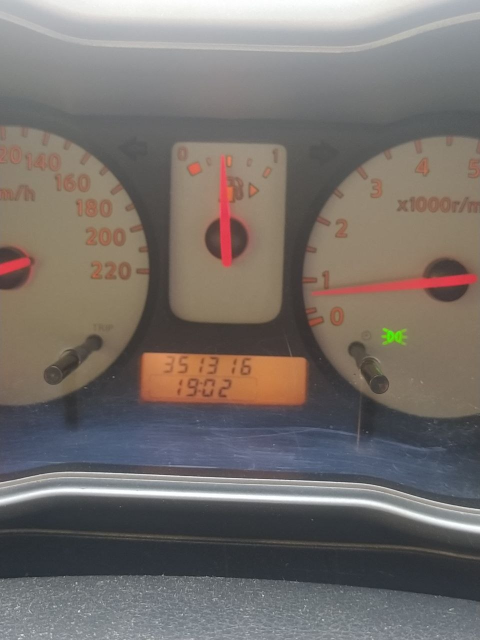
#> input picture test_photos/00486fb2-b993-4947-a6c4-4af03f8997cd.jpg, 960 x 1280 px (shown at 1/2 size)
$ python -i ocr_full_debug.py   (imports and definitions only)
#> lines starting #> are read from the running program, lines starting #| are printed output that depends on the picture; after the words box and inside, x2 and y2 are one past the last pixel; in counts of white or black regions, pixels touching at a corner belong together
#> further down, picture is the input picture: shape (1280, 960, 3); mean B, G, R 107.6, 111.6, 117.9
import json
import sys
import os
import cv2
import numpy as np
from rapidocr_onnxruntime import RapidOCR

# [1 line that did not run here, left out]

MIN_MILEAGE = int(os.getenv('OCR_MIN_MILEAGE', '1000') or 1000)
MIN_COUNT = int(os.getenv('RAPIDOCR_MIN_COUNT', '1') or 1)
MIN_AVG_CONF = float(os.getenv('RAPIDOCR_MIN_AVG_CONF', '0.55') or 0.55)
MIN_MAX_CONF = float(os.getenv('RAPIDOCR_MIN_MAX_CONF', '0.68') or 0.68)

def normalize_text(text):
    return str(text or '').strip()

def compact_text(text):
    import re
    return re.sub(r'\s+', '', normalize_text(text).lower())

# [14 lines left out: function extract_mileage, not called in this run]

def make_variants(image):
    height, width = image.shape[:2]
#> height = 1280; width = 960
    scale = min(1280 / max(width, 1), 1280 / max(height, 1))
#> scale = 1
    if scale < 1.0:
        image = cv2.resize(image, None, fx=scale, fy=scale, interpolation=cv2.INTER_AREA)
        height, width = image.shape[:2]
    variants = [image]
    crops = [
        (0.50, 0.40, 0.50, 0.55),
        (0.15, 0.50, 0.70, 0.48),
        (0.30, 0.35, 0.40, 0.40),
        (0.20, 0.10, 0.60, 0.40),
        (0.10, 0.30, 0.80, 0.40),
        (0.40, 0.15, 0.50, 0.40),
    ]
    for left_ratio, top_ratio, width_ratio, height_ratio in crops:
        left = max(0, int(width * left_ratio))
        top = max(0, int(height * top_ratio))
        crop_width = min(width - left, int(width * width_ratio))
        crop_height = min(height - top, int(height * height_ratio))
        if crop_width <= 0 or crop_height <= 0:
            continue
        crop = image[top:top + crop_height, left:left + crop_width]
        gray = cv2.cvtColor(crop, cv2.COLOR_BGR2GRAY)
        gray = cv2.resize(gray, None, fx=2.8, fy=2.8, interpolation=cv2.INTER_CUBIC)
        gray = cv2.equalizeHist(gray)
        denoise = cv2.fastNlMeansDenoising(gray, None, 12, 7, 21)
        adaptive = cv2.adaptiveThreshold(denoise, 255, cv2.ADAPTIVE_THRESH_GAUSSIAN_C, cv2.THRESH_BINARY, 35, 5)
        variants.append(cv2.cvtColor(gray, cv2.COLOR_GRAY2BGR))
        variants.append(cv2.cvtColor(adaptive, cv2.COLOR_GRAY2BGR))
#> this loop made 6 passes
#> pass 1, in make_variants, `crop = image[top:top + crop_height, left:left + crop_width]`:
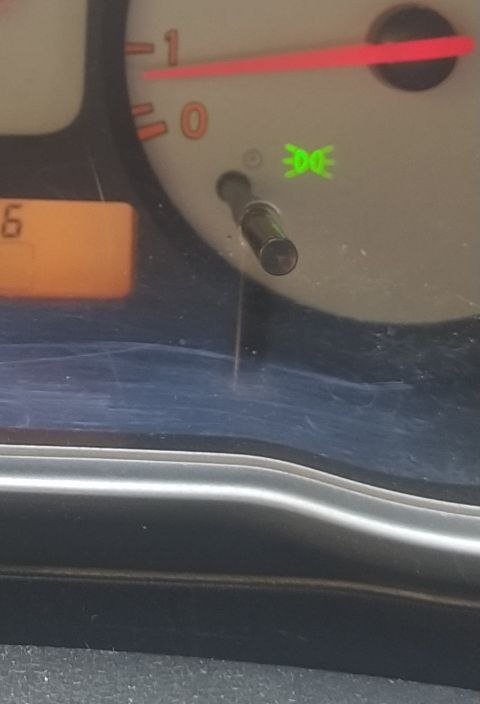
#> crop: shape (704, 480, 3); mean B, G, R 89.3, 92.8, 100.1
#> pass 1, in make_variants, `gray = cv2.cvtColor(crop, cv2.COLOR_BGR2GRAY)`:
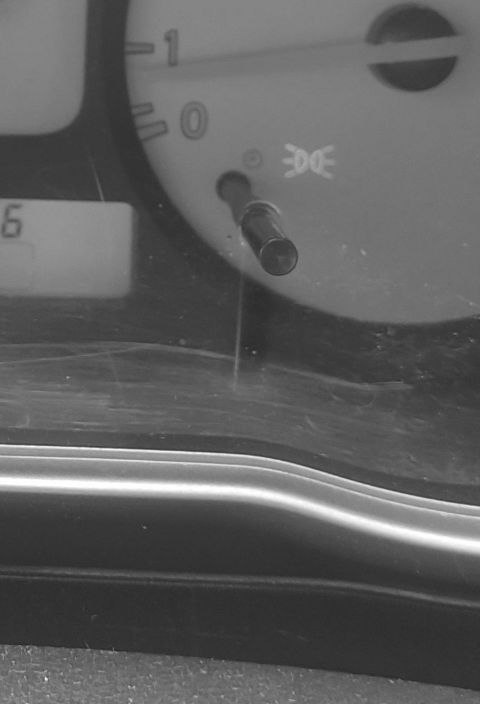
#> gray: shape (704, 480); min 33, max 255, mean 94.6
#> pass 1, in make_variants, `gray = cv2.equalizeHist(gray)`:
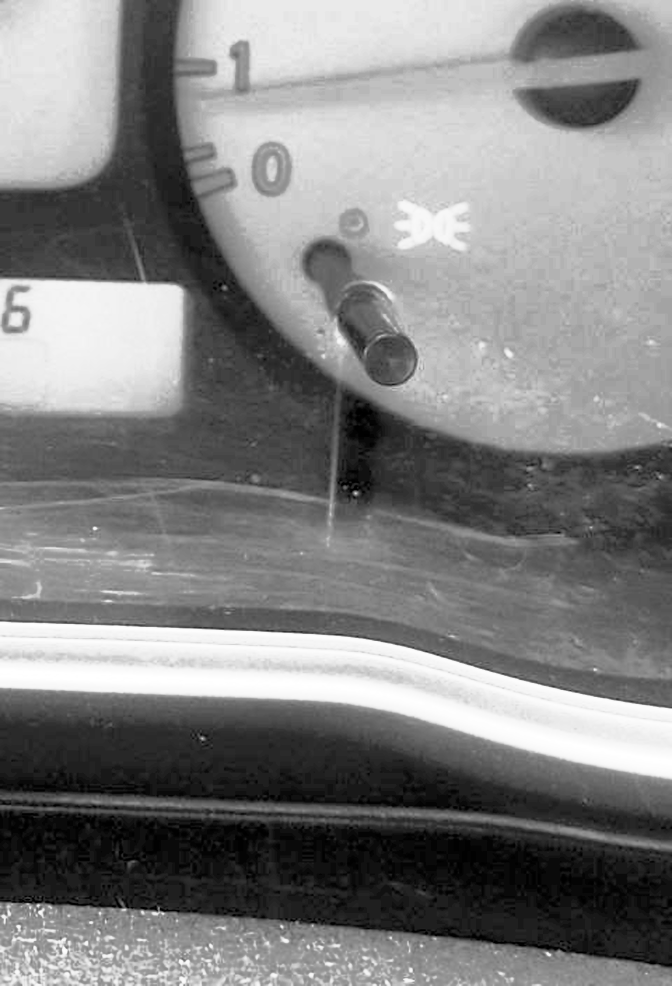
#> gray: shape (1971, 1344) (shown at 1/2 size); min 0, max 255, mean 129.1
#> after the loop:
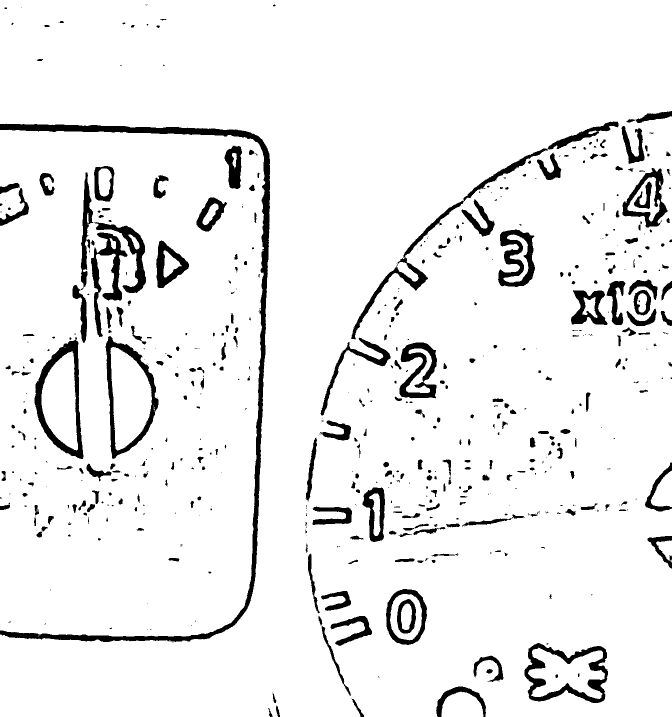
#> adaptive: shape (1434, 1344) (shown at 1/2 size); 93.1% white; 578 black regions (266 under 20 px), largest, box (x1, y1, x2, y2) and area: (0, 247, 540, 1284) 21093, (702, 243, 1237, 679) 7441, (1049, 1286, 1216, 1406) 6169
#> after the loop:
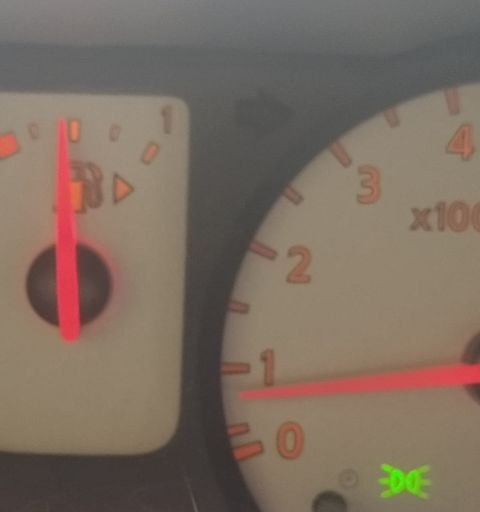
#> crop: shape (512, 480, 3); mean B, G, R 96.3, 109.2, 124.9
#> after the loop:
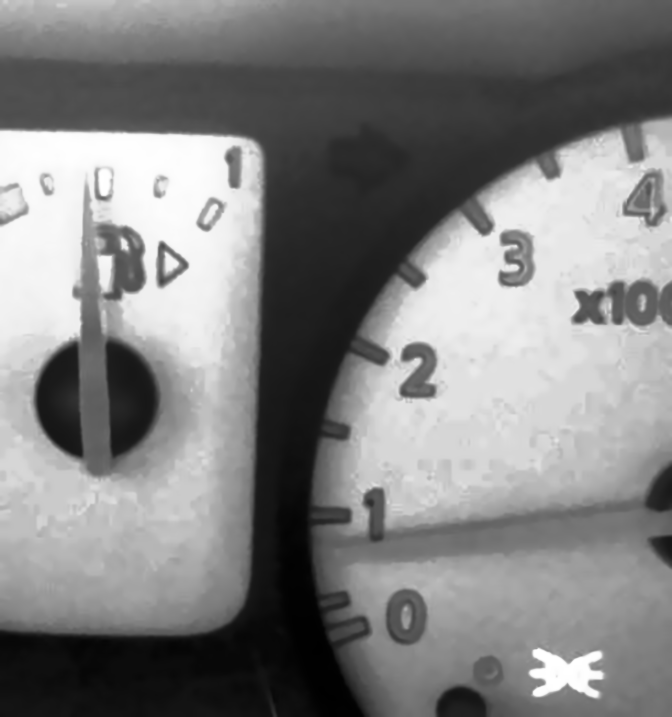
#> denoise: shape (1434, 1344) (shown at 1/2 size); min 0, max 255, mean 129.8
#> after the loop, variants = 13 items
    return variants

def is_prefix_of(longer, shorter):
    return str(longer).startswith(str(shorter)) and len(str(longer)) == len(str(shorter)) + 1

# [168 lines left out: functions generate_lcd_candidates, generate_extensions, resolve_prefix_conflicts, full_debug, not called in this run]

# [3 lines not run here, left out]

>>> import cv2
>>> picture = cv2.imread('test_photos/00486fb2-b993-4947-a6c4-4af03f8997cd.jpg')
>>> result = make_variants(picture)
#> result = 13 items
